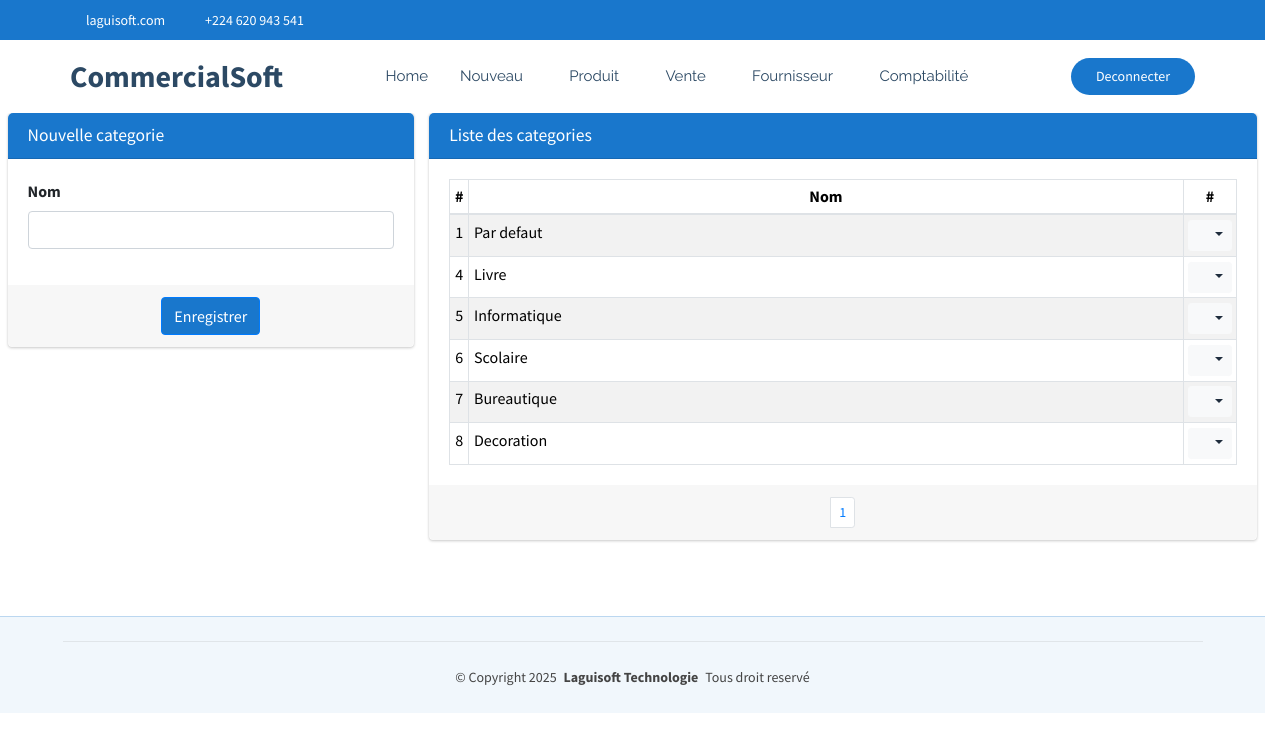
Screenshot of /commerce/categorie/ (signed in) with the database file from the repository.
### CommercialSoft/models.py (models this page shows, shortened)
class Categorie(models.Model):
    nom=models.CharField(max_length=30, unique=True)

### CommercialSoft/views.py (the view)
# urls.py: path('categorie/', views.categorie_list_create,name="commerce_categorie"),
@login_required
def categorie_list_create(request):
    if request.method == "POST":
        form = CategorieForm(request.POST)
        if form.is_valid():
            form.save()  # Sauvegarder après modification
            messages.success(request, "Categorie créée avec succès !")
            return redirect('commerce_categorie')
        else:
            messages.error(request, "Erreur lors de la création de la categorie.")
    else:
        form = CategorieForm()
    categorie = Categorie.objects.all()
    paginator = Paginator(categorie, 15)
    page = request.GET.get('page')
    paginated = paginator.get_page(page)
    return render(request, 'CommercialSoft/categorie.html', {'form': form,'listes': paginated})

### CommercialSoft/forms.py
class CategorieForm(forms.ModelForm):
    class Meta:
        model = Categorie
        fields = '__all__'
        widgets = {
            'nom': forms.TextInput(attrs={'class': 'form-control'}),
        }

### CommercialSoft/templates/CommercialSoft/categorie.html (shortened to what this page needs)
{% extends "CommercialSoft/starter-page.html" %}
{% load static %}
{% block css %}
    <link rel="stylesheet" href="{% static 'autre/plugins/fontawesome-free/css/all.min.css' %}">
    <link rel="stylesheet" href="https://code.ionicframework.com/ionicons/2.0.1/css/ionicons.min.css">
  <link rel="stylesheet" href="{% static 'autre/plugins/sweetalert2-theme-bootstrap-4/bootstrap-4.min.css' %}">
    <link rel="stylesheet" href="{% static 'autre/dist/css/adminlte.min.css' %}">
    <link rel="stylesheet" href="{% static 'autre/plugins/toastr/toastr.min.css' %}">
{% endblock %}
{% block corp %}
<section class="content pt-0">
  <div class="container-fluid">
    <div class="row">
      <div class="col-md-4">
        <div class="card card-primary">
          <div class="card-header">
            <h3 class="card-title">Nouvelle categorie</h3>
          </div>
          <form role="form" action="{% url 'commerce_categorie' %}" method="post">
            <div class="card-body">
              <div class="row">
                <div class="col-md-12">
                  <div class="form-group">
                    <label for="nom">Nom</label>
                    {{ form.nom }}
                  </div>
                </div>
              </div>
            </div>
            <div class="card-footer text-center">
              <button type="submit" class="btn btn-primary {{message.tags}}">Enregistrer</button>
            </div>
          </form>
        </div>
      </div>
      <div class="col-md-8">
        <div class="card card-primary">
            <div class="card-header">
              <h3 class="card-title">Liste des categories</h3>
            </div>
            <div class="card-body">
              <table class="table table-bordered table-hover table-striped table-sm">
                <thead>
                  <tr>
                    <th style="width: 10px" class="text-center">#</th>
                    <th class="text-center">Nom</th>
                    <th style="width: 40px" class="text-center">#</th>
                  </tr>
                </thead>
                <tbody>
                  {% if listes %}
                    {% for liste in listes %}
                      <tr>
                        <td class="text-center">{{liste.id}}</td>
                        <td>{{liste.nom}}</td>
                        <td class="text-center">
                          <div class="btn-group">
                            <button type="button" class="btn btn-sm btn-light dropdown-toggle" data-toggle="dropdown" aria-expanded="false">
                              <i class="fas fa-cogs"></i>
                            </button>
                          </div>
                        </td>
                      </tr>
                    {% endfor %}
                  {% else %}
                    <tr>
                      <td colspan="14" class="text-center">Aucune ligne disponible pour le moment.</td>
                    </tr>
                  {% endif %}
                </tbody>
              </table>
            </div>
            <div class="card-footer clearfix">
              <ul class="pagination pagination-sm m-0 justify-content-center">
                <li class="page-item">
                  {% for num in listes.paginator.page_range %}
                    {% if listes.number == num %}
                      <li class="page-item"><a class="page-link" href="">{{ num }}</a></li>
                    {% else %}
                      <li class="page-item"><a class="page-link" href="?page={{ num }}">{{ num }}</a></li>
                    {% endif %}
                  {% endfor %}
              </ul>
            </div>
          </div>
      </div>
    </div>
  </div>
</section>
  {% endblock %}

### CommercialSoft/static/clinique/assets/css/main.css (style rules this page uses)
:root { --default-font: "Roboto", system-ui, -apple-system, "Segoe UI", Roboto, "Helvetica Neue", Arial, "Noto Sans", "Liberation Sans", sans-serif, "Apple Color Emoji", "Segoe UI Emoji", "Segoe UI Symbol", "Noto Color Emoji"; --heading-font: "Poppins", sans-serif; --nav-font: "Raleway", sans-serif; }
:root { --background-color: #ffffff; --default-color: #444444; --heading-color: #2c4964; --accent-color: #1977cc; --surface-color: #ffffff; --contrast-color: #ffffff; }
:root { --nav-color: #2c4964; --nav-hover-color: #1977cc; --nav-mobile-background-color: #ffffff; --nav-dropdown-background-color: #ffffff; --nav-dropdown-color: #2c4964; --nav-dropdown-hover-color: #1977cc; }
:root { scroll-behavior: smooth; }
body { color: var(--default-color); background-color: var(--background-color); font-family: var(--default-font); }
h1, h2, h3, h4, h5, h6 { color: var(--heading-color); font-family: var(--heading-font); }
section, .section { color: var(--default-color); background-color: var(--background-color); padding: 60px 0; scroll-margin-top: 72px; overflow: clip; }

### rows the page displays
Categorie: id "1", nom "Par defaut"
Categorie: id "4", nom "Livre"
Categorie: id "5", nom "Informatique"
Categorie: id "6", nom "Scolaire"
Categorie: id "7", nom "Bureautique"
Categorie: id "8", nom "Decoration"

### other values shown
{{ num }} "1"
